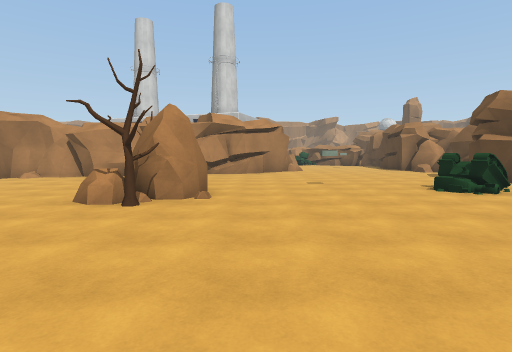
view 1 (above)

14 first-person views from a walk through a Unity game level. The camera is 1.5 m above the floor, tilts 4° down and sees 80° across. The floor is counted in squares, 2 m on a side. Each view is taken from the middle of a square. On the plan, view 1 faces up. The plan holds only what a view shows up to about 10 squares ahead; the rest is blank. The place goes on beyond the plan. Surface patterns are stand-ins for the level's own textures.

view 2
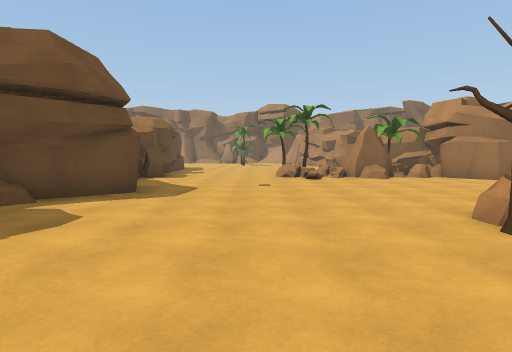

view 3
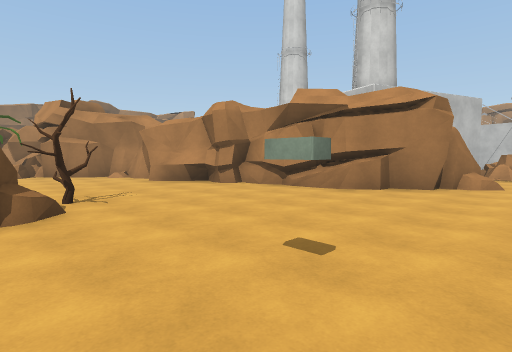

view 4
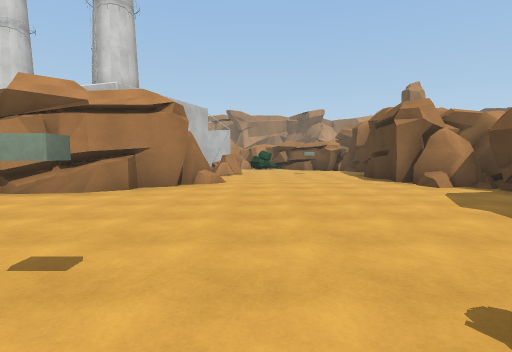

view 5
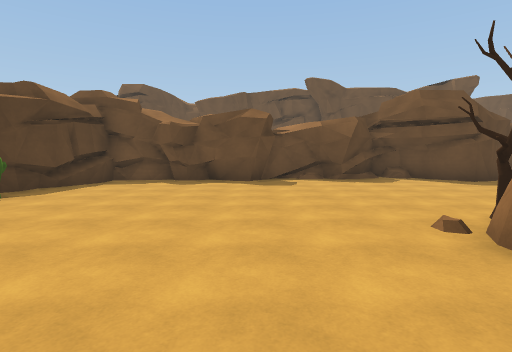

view 6
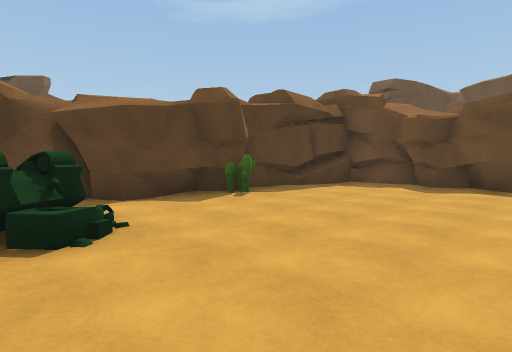

view 7
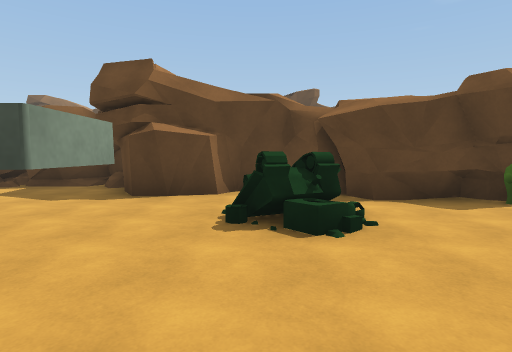

view 8
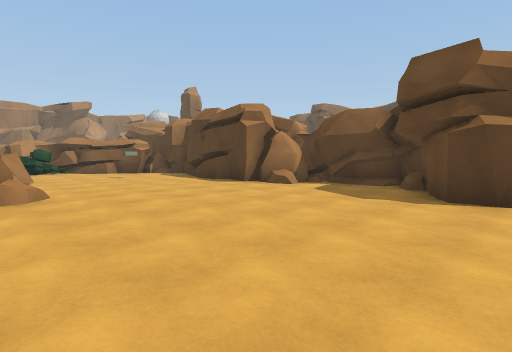

view 9
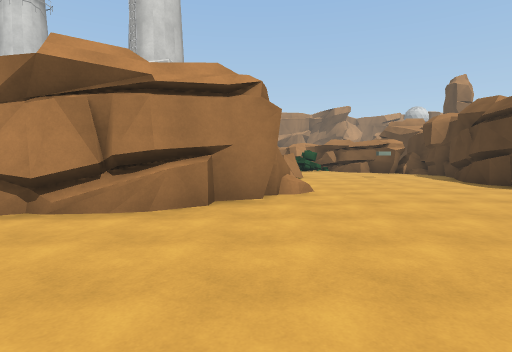

view 10
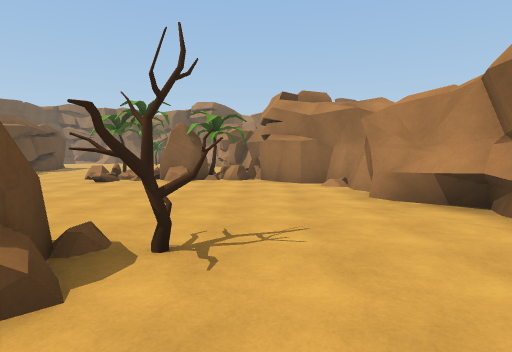

view 11
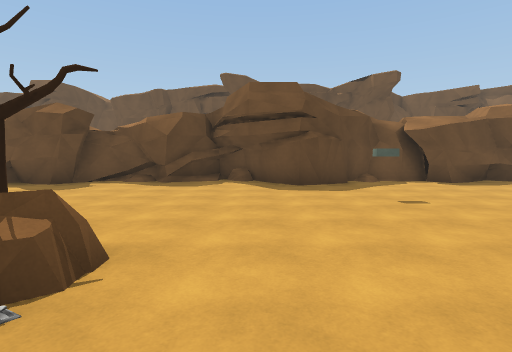

view 12
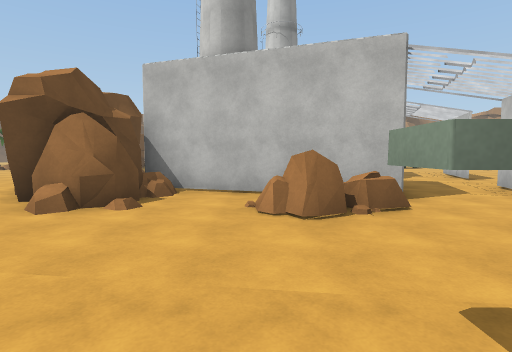

view 13
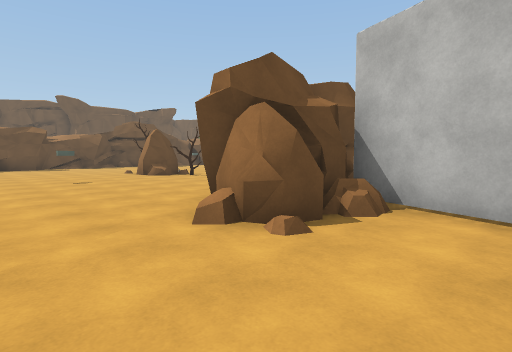

view 14
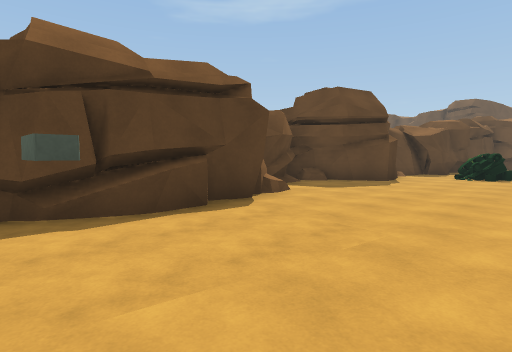

### Floor plan
Key: @ floor where view 1 was taken; # wall or solid block; . floor; / step, stairs or slope; = window, fence, low wall or low ledge; T tree; R rock; C cactus; O other object.
Columns run from 9 left of view 1 to 9 right of it. Each row starts with its distance up from view 1.
 18          #RR..O..#
 17         ##.R....##
 16         #.......#
 15         ###.....#
 14         ###.....##
 13       #####.....###
 12      ####........##
 11  #####............#
 10  #...............##
  9 ##..............##
  8 #..........O....##
  7 R......T......=./#
  6 R......RR....=#.##
  5 R.....RTR......##
  4  ..............#
  3 =.............C#
  2 ...O...........#
  1 ...............#
  0 .........@.....#
 -1 #..##.....######
 -2 ###########

Where each view was taken, in squares from view 1:
view 1: 0 up, 0 right, facing up
view 2: 2 up, 1 right, facing left
view 3: 6 up, 3 right, facing up-left
view 4: 6 up, 3 right, facing up
view 5: 8 up, 1 right, facing down
view 6: 7 up, 1 right, facing down-right
view 7: 7 up, 1 right, facing right
view 8: 8 up, 1 right, facing up-right
view 9: 8 up, 1 right, facing up
view 10: 8 up, 0 right, facing left
view 11: 7 up, 4 left, facing down
view 12: 17 up, 6 right, facing left
view 13: 17 up, 4 right, facing down-left
view 14: 18 up, 3 right, facing down-right
